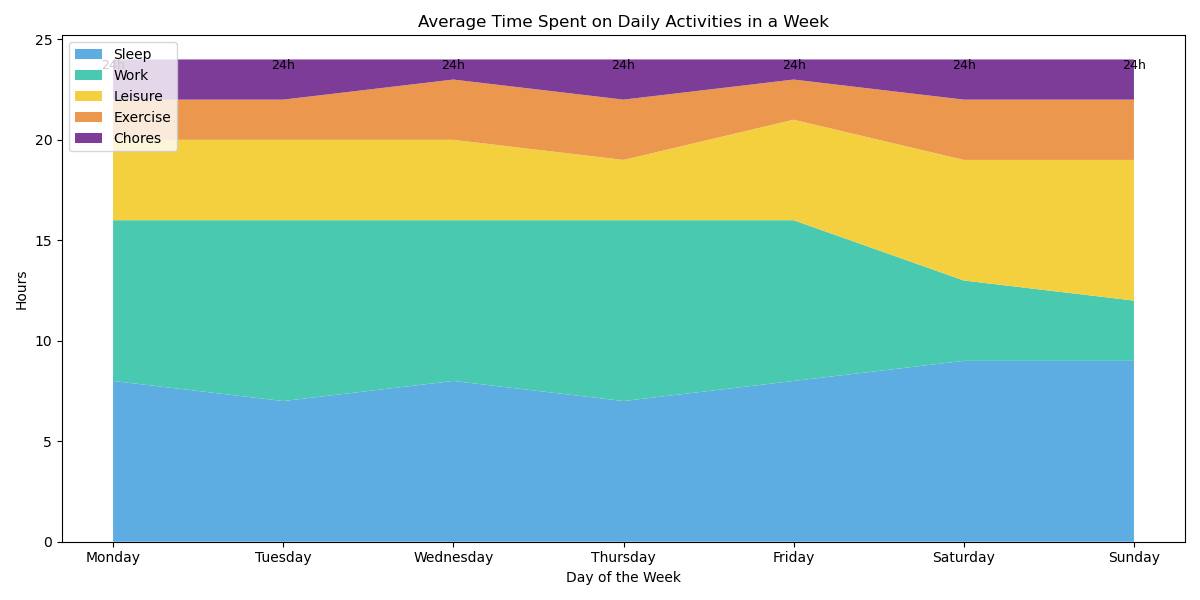

Write the Python code that produced this figure.

import matplotlib.pyplot as plt
import pandas as pd

# Create dataframe from the data provided
data = {
    'Day': ['Monday', 'Tuesday', 'Wednesday', 'Thursday', 'Friday', 'Saturday', 'Sunday'],
    'Sleep': [8, 7, 8, 7, 8, 9, 9],
    'Work': [8, 9, 8, 9, 8, 4, 3],
    'Leisure': [4, 4, 4, 3, 5, 6, 7],
    'Exercise': [2, 2, 3, 3, 2, 3, 3],
    'Chores': [2, 2, 1, 2, 1, 2, 2]
}
df = pd.DataFrame(data)
df.set_index('Day', inplace=True)

# Plot stacked area chart
plt.figure(figsize=(12, 6))
plt.stackplot(df.index, df['Sleep'], df['Work'], df['Leisure'], df['Exercise'], df['Chores'], 
              colors=['#5DADE2', '#48C9B0', '#F4D03F', '#EB984E', '#7D3C98'])

# Add labels, title and customize axis
plt.xlabel('Day of the Week')
plt.ylabel('Hours')
plt.title('Average Time Spent on Daily Activities in a Week')

# Annotations
for i, day in enumerate(df.index):
    plt.text(i, df.loc[day].sum() - 0.5, f"{df.loc[day].sum()}h", ha='center', fontsize=9)

plt.legend(['Sleep', 'Work', 'Leisure', 'Exercise', 'Chores'], loc='upper left')
plt.tight_layout()

plt.show()
